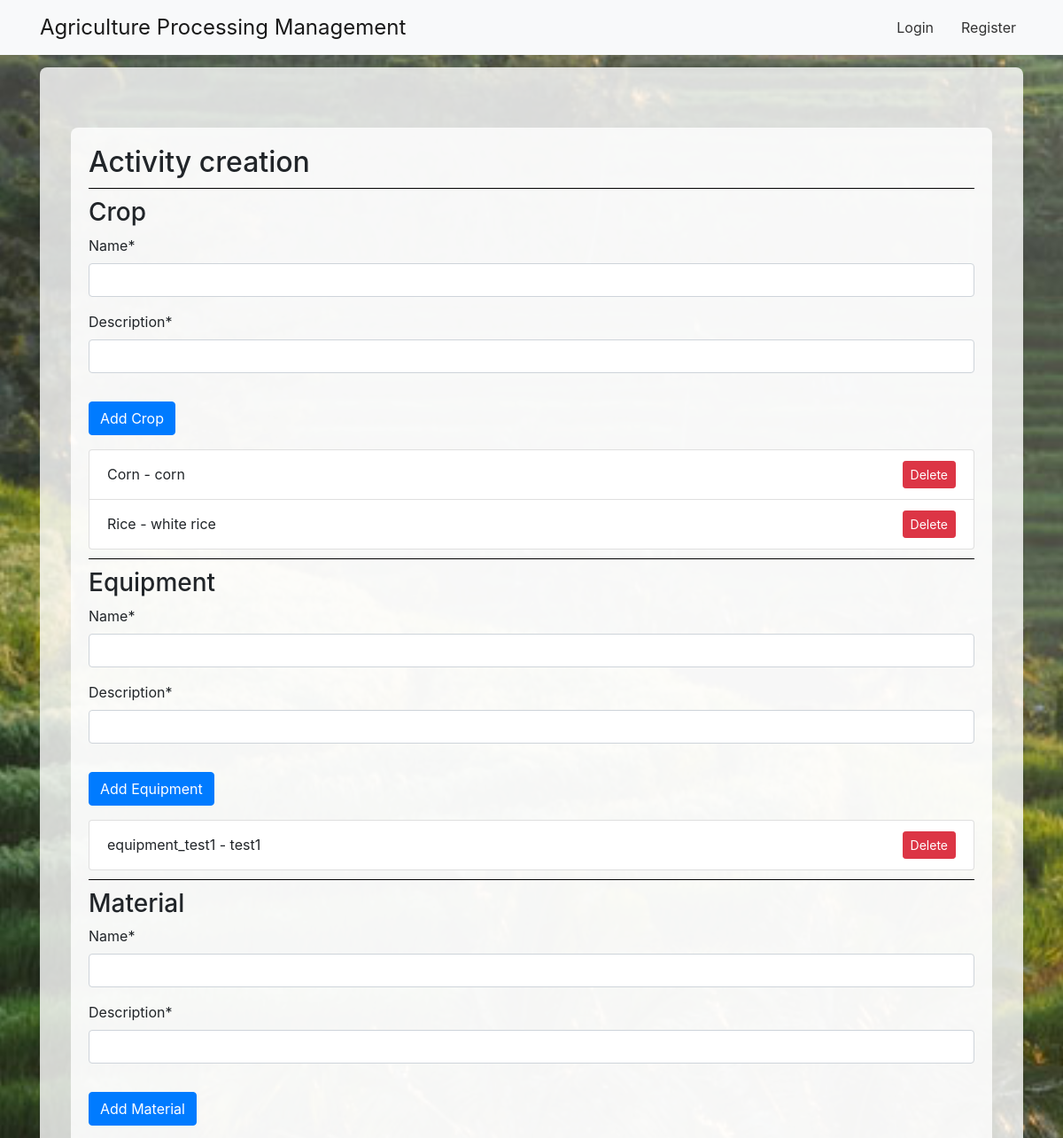
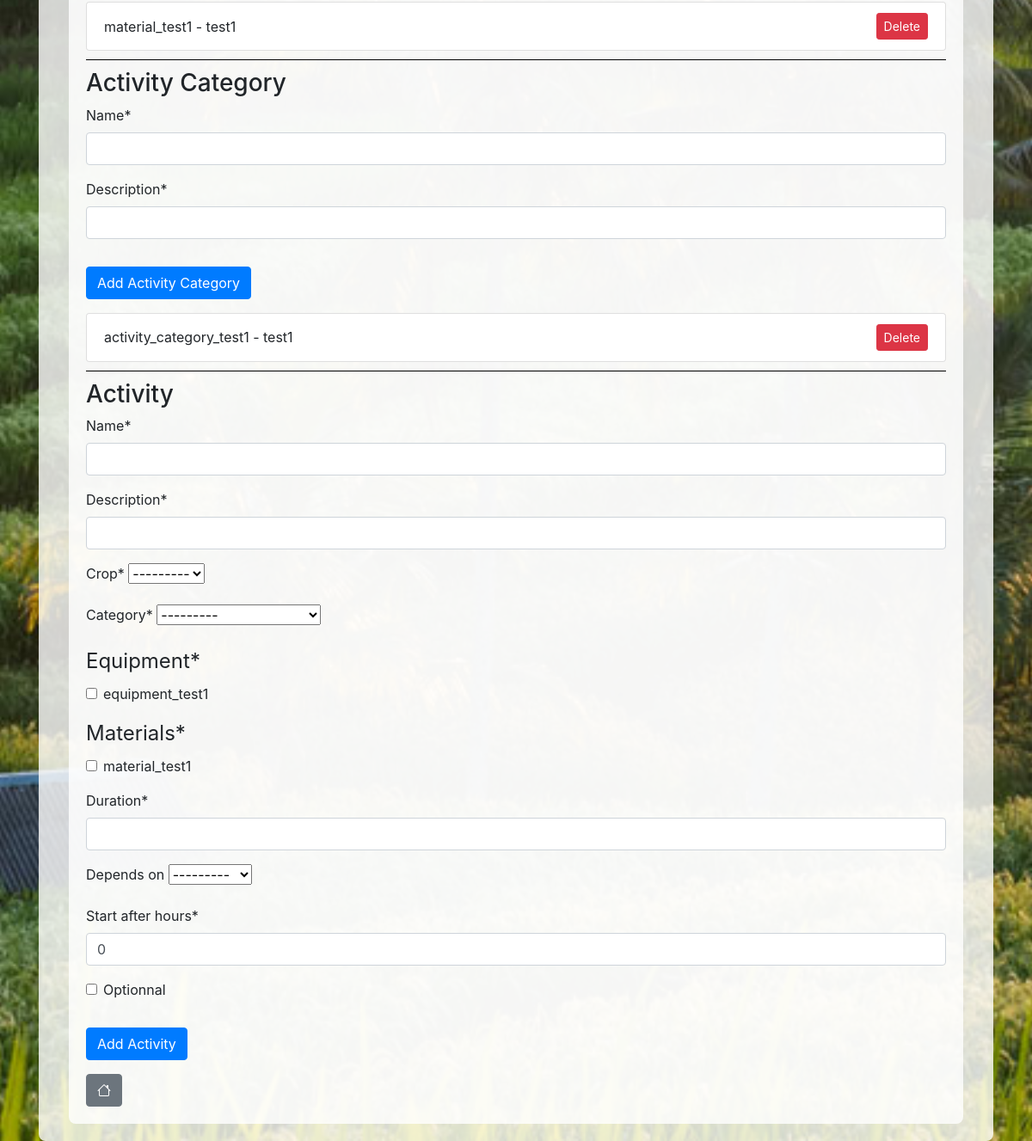
/management/, run on the app's committed database (2 pictures, top to bottom).
### APM_APP/models.py (models this page shows)
class Crop(models.Model):
    name = models.CharField(max_length=100)
    description = models.TextField()
    def __str__(self):
        return self.name

class Equipment(models.Model):
    name = models.CharField(max_length=100)
    description = models.TextField()
    def __str__(self):
        return self.name

class Material(models.Model):
    name = models.CharField(max_length=100)
    description = models.TextField()
    def __str__(self):
        return self.name

class ActivityCategory(models.Model):
    name = models.CharField(max_length=100)
    description = models.TextField()
    def __str__(self):
        return self.name

class Activity(models.Model):
    crop = models.ForeignKey(Crop, on_delete=models.CASCADE)
    name = models.CharField(max_length=100)
    description = models.TextField()
    category = models.ForeignKey(ActivityCategory, on_delete=models.CASCADE)
    duration = models.IntegerField()
    equipment = models.ManyToManyField(Equipment)
    materials = models.ManyToManyField(Material)
    optionnal = models.BooleanField(default=False)
    depends_on = models.ForeignKey('self', null=True, blank=True, on_delete=models.SET_NULL, related_name='dependent_activities')
    start_after_hours = models.IntegerField(default=0)
    def __str__(self):
        return self.name

### APM_APP/views.py (the view, shortened to what this page needs)
# urls.py: path('management/', views.ManagementView.as_view(), name='management'),
class ManagementView(View):
    def get(self, request):
        forms = {
            'crop_form': CropForm(),
            'equipment_form': EquipmentForm(),
            'material_form': MaterialForm(),
            'activity_category_form': ActivityCategoryForm(),
            'activity_form': ActivityForm(),
        }
        context = {
            'crops': Crop.objects.all(),
            'equipments': Equipment.objects.all(),
            'materials': Material.objects.all(),
            'activity_categories': ActivityCategory.objects.all(),
            'activities': Activity.objects.all(),
        }
        context.update(forms)
        return render(request, 'management.html', context)

### APM_APP/forms.py
class CropForm(forms.ModelForm):
    class Meta:
        model = Crop
        fields = ['name', 'description']
        widgets = {
            'name': forms.TextInput(attrs={'class': 'same-width'}),
            'description': forms.TextInput(attrs={'class': 'same-width'}),
        }

class EquipmentForm(forms.ModelForm):
    class Meta:
        model = Equipment
        fields = ['name', 'description']
        widgets = {
            'name': forms.TextInput(attrs={'class': 'same-width'}),
            'description': forms.TextInput(attrs={'class': 'same-width'}),
        }

### APM_APP/templates/management.html (shortened to what this page needs)
{% extends "base.html" %}
{% load crispy_forms_tags %}
{% block content %}
<div class="container mt-5">
    <div class="content-wrapper">
        <h2>Activity creation</h2>
        <div class="separator"></div>
        <div class="form-card">
            <h3>Crop</h3>
            <form method="post" class="mb-3">
                {{ crop_form|crispy }}
                <button type="submit" name="crop_submit" class="btn btn-primary mt-3">Add Crop</button>
            </form>
            <ul class="list-group">
                {% for crop in crops %}
                    <li class="list-group-item d-flex justify-content-between align-items-center">
                        {{ crop.name }} - {{ crop.description }}
                        <form method="post" style="display:inline;">
                            <button type="submit" class="btn btn-danger btn-sm">Delete</button>
                        </form>
                    </li>
                {% endfor %}
            </ul>
        </div>
        <div class="separator"></div>
        <div class="form-card">
            <h3>Equipment</h3>
            <form method="post" class="mb-3">
                {{ equipment_form|crispy }}
                <button type="submit" name="equipment_submit" class="btn btn-primary mt-3">Add Equipment</button>
            </form>
            <ul class="list-group">
                {% for equipment in equipments %}
                    <li class="list-group-item d-flex justify-content-between align-items-center">
                        {{ equipment.name }} - {{ equipment.description }}
                        <form method="post" style="display:inline;">
                            <button type="submit" class="btn btn-danger btn-sm">Delete</button>
                        </form>
                    </li>
                {% endfor %}
            </ul>
        </div>
        <div class="separator"></div>
        <div class="form-card">
            <h3>Material</h3>
            <form method="post" class="mb-3">
                {{ material_form|crispy }}
                <button type="submit" name="material_submit" class="btn btn-primary mt-3">Add Material</button>
            </form>
            <ul class="list-group">
                {% for material in materials %}
                    <li class="list-group-item d-flex justify-content-between align-items-center">
                        {{ material.name }} - {{ material.description }}
                        <form method="post" style="display:inline;">
                            <button type="submit" class="btn btn-danger btn-sm">Delete</button>
                        </form>
                    </li>
                {% endfor %}
            </ul>
        </div>
        <div class="separator"></div>
        <div class="form-card">
            <h3>Activity Category</h3>
            <form method="post" class="mb-3">
                {{ activity_category_form|crispy }}
                <button type="submit" name="activity_category_submit" class="btn btn-primary mt-3">Add Activity Category</button>
            </form>
            <ul class="list-group">
                {% for activity_category in activity_categories %}
                    <li class="list-group-item d-flex justify-content-between align-items-center">
                        {{ activity_category.name }} - {{ activity_category.description }}
                        <form method="post" style="display:inline;">
                            <button type="submit" class="btn btn-danger btn-sm">Delete</button>
                        </form>
                    </li>
                {% endfor %}
            </ul>
        </div>
        <div class="separator"></div>
        <div class="form-card">
            <h3>Activity</h3>
            <form id="activityForm" method="post" class="mb-3">
                {{ activity_form|crispy }}
                <button type="submit" name="activity_submit" class="btn btn-primary mt-3">Add Activity</button>
            </form>
        </div>
        <div class="text-start mt-3">
            <a href="{% url 'home' %}" class="btn btn-secondary">
                <i class="bi bi-house"></i>
            </a>
        </div>
    </div>
</div>
{% endblock %}

### data on the page
Crop: name "Corn", description "corn"
Crop: name "Rice", description "white rice"
Equipment: name "equipment_test1", description "test1"
Material: name "material_test1", description "test1"
ActivityCategory: name "activity_category_test1", description "test1"
Activity: crop "---------", category "---------", depends_on "---------", start_after_hours "0"
